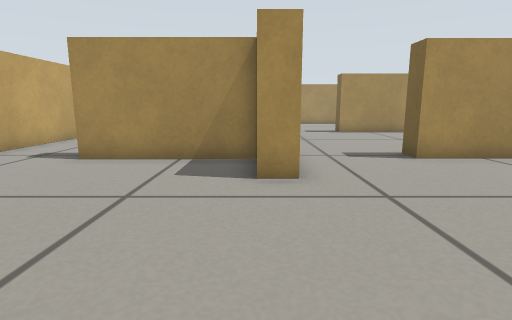
view 1 (above)

18 first-person views from a walk through a world built for the Gazebo simulator. The camera is 0.34 m above the floor, tilts 10° down and sees 80° across. The floor is counted in squares, 0.25 m on a side. Each view is taken from the middle of a square. On the plan, view 1 faces up. The plan holds only what a view shows up to about 14 squares ahead; the rest is blank.

view 2
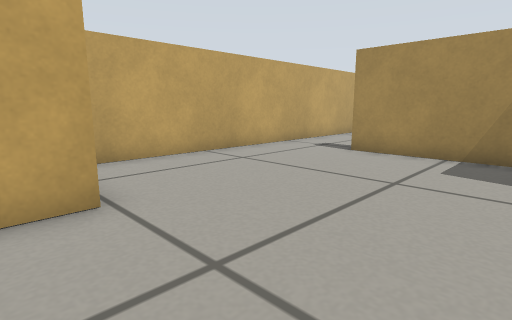

view 3
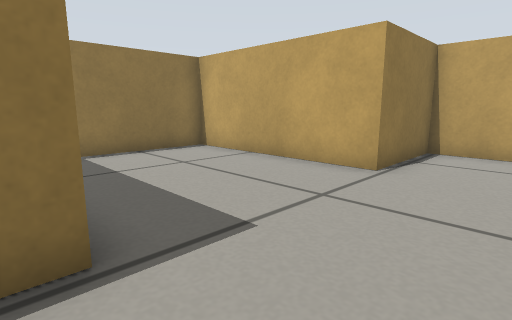

view 4
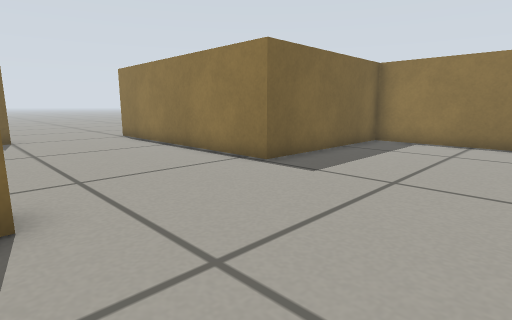

view 5
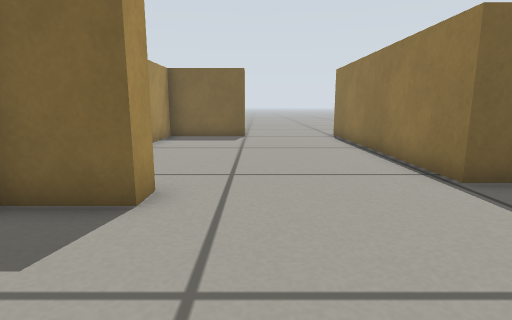

view 6
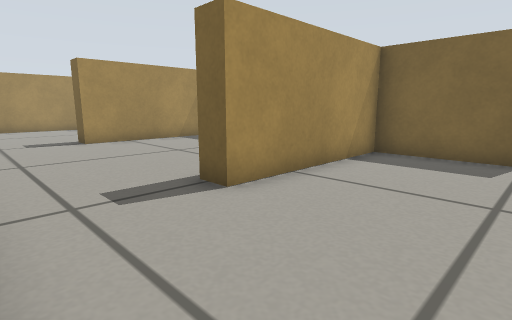

view 7
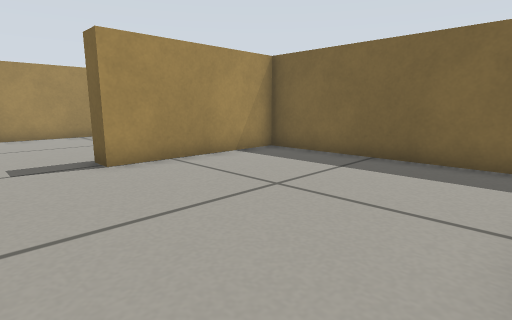

view 8
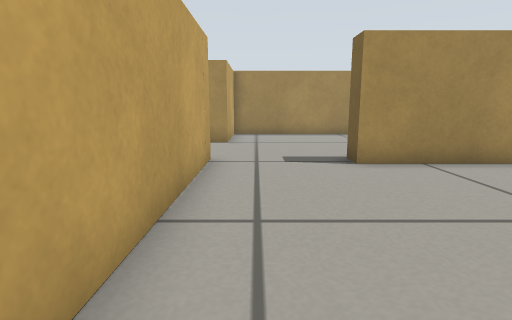

view 9
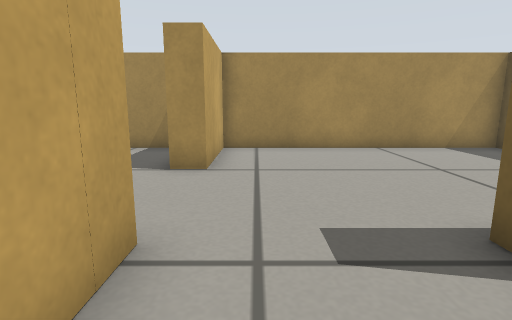

view 10
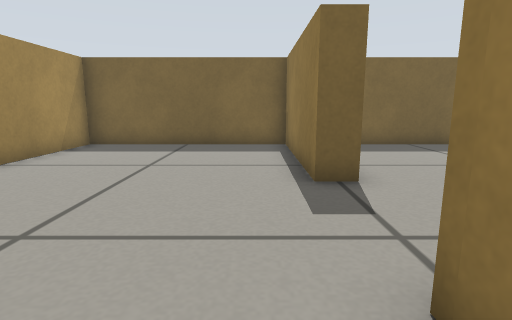

view 11
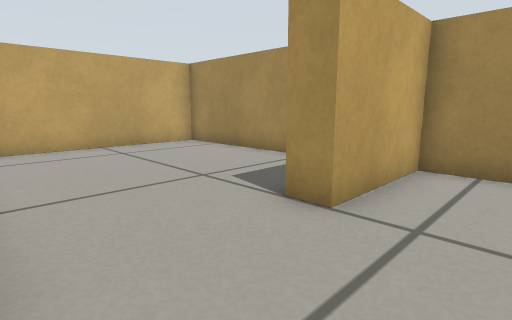

view 12
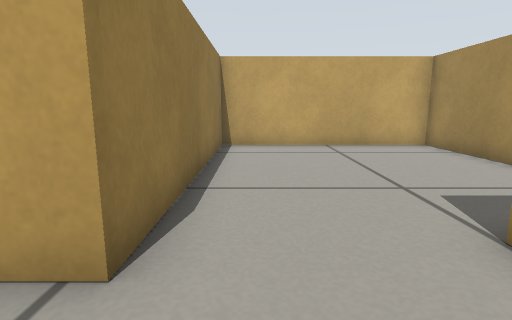

view 13
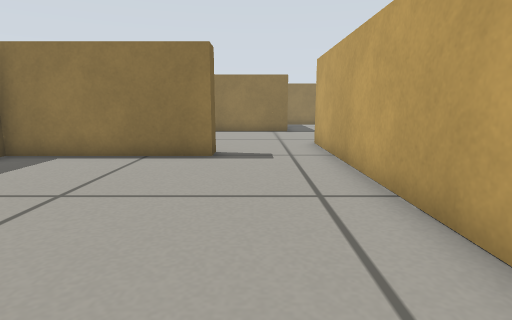

view 14
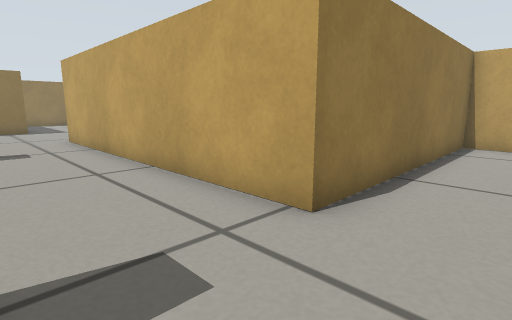

view 15
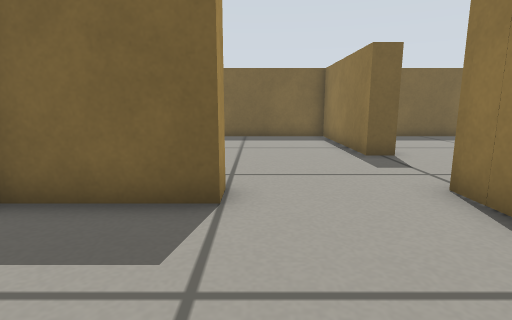

view 16
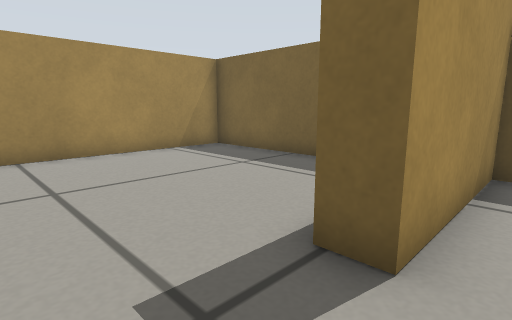

view 17
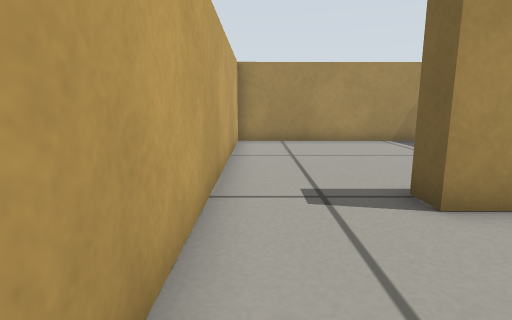

view 18
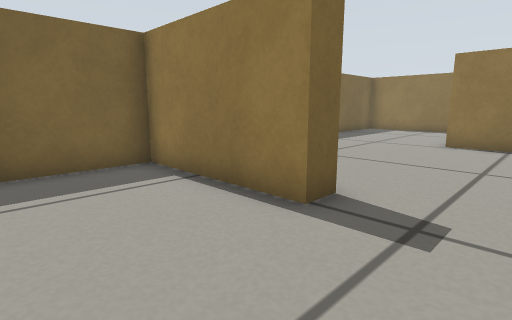

### Floor plan
Ten units are one square. View 1 is at (0, 0); x grows to the right and y downward. Boxes are objects, and circles mark ways between rooms. Rooms are numbered by the first view taken in them; rooms with no view inside come last. Other rooms are left out.
<svg viewBox="-83 -245 193 311">
<path fill="none" stroke="#000" d="M8 -56 0 -56 0 -78 -46 -78M-77 -75 -77 -3 -43 -3 -43 61 13 61 13 -3M99 -45 99 -78 42 -78M13 -3 105 -3M8 -76 8 -56M42 -78 42 -86 99 -86 99 -161 44 -161M8 -146 8 -76M8 -205 0 -205 0 -236M-8 -240 -77 -240 -77 -168 8 -168M44 -161 44 -169 99 -169 99 -240 8 -240 8 -205M8 -168 8 -146M-46 -78 -46 -86 0 -86 0 -161 -78 -161M-77 -159 -77 -75"/>
<circle cx="10" cy="-30" r="3" fill="#2a7"/>
<circle cx="-60" cy="-80" r="3" fill="#2a7"/>
<circle cx="30" cy="-85" r="3" fill="#2a7"/>
<circle cx="30" cy="-153" r="3" fill="#2a7"/>
<circle cx="7" cy="-190" r="3" fill="#2a7"/>
<text x="-30" y="-20">1</text>
<text x="60" y="-40">2</text>
<text x="50" y="-120">3</text>
<text x="-40" y="-200">4</text>
<text x="50" y="-200">5</text>
<text x="-40" y="-120">6</text>
</svg>
Room 1 opens to room 2. Room 1 opens to room 6. Room 2 opens to room 3. Room 3 opens to room 5. Room 4 opens to room 5.

Where each view was taken, in squares from view 1:
view 1: 0 up, 0 right, facing up
view 2: 1 down, 0 right, facing up-left
view 3: 3 up, 2 right, facing down-left
view 4: 6 up, 4 left, facing down-right
view 5: 4 up, 4 left, facing right
view 6: 4 up, 1 right, facing up-right
view 7: 9 up, 2 right, facing up-right
view 8: 9 up, 2 right, facing up
view 9: 14 up, 2 right, facing up
view 10: 18 up, 1 left, facing right
view 11: 17 up, 3 right, facing up-left
view 12: 18 up, 3 right, facing left
view 13: 17 up, 3 right, facing down
view 14: 19 up, 4 right, facing down-left
view 15: 20 up, 4 left, facing right
view 16: 7 up, 7 left, facing up-right
view 17: 4 up, 7 left, facing up
view 18: 12 up, 7 left, facing down-right
